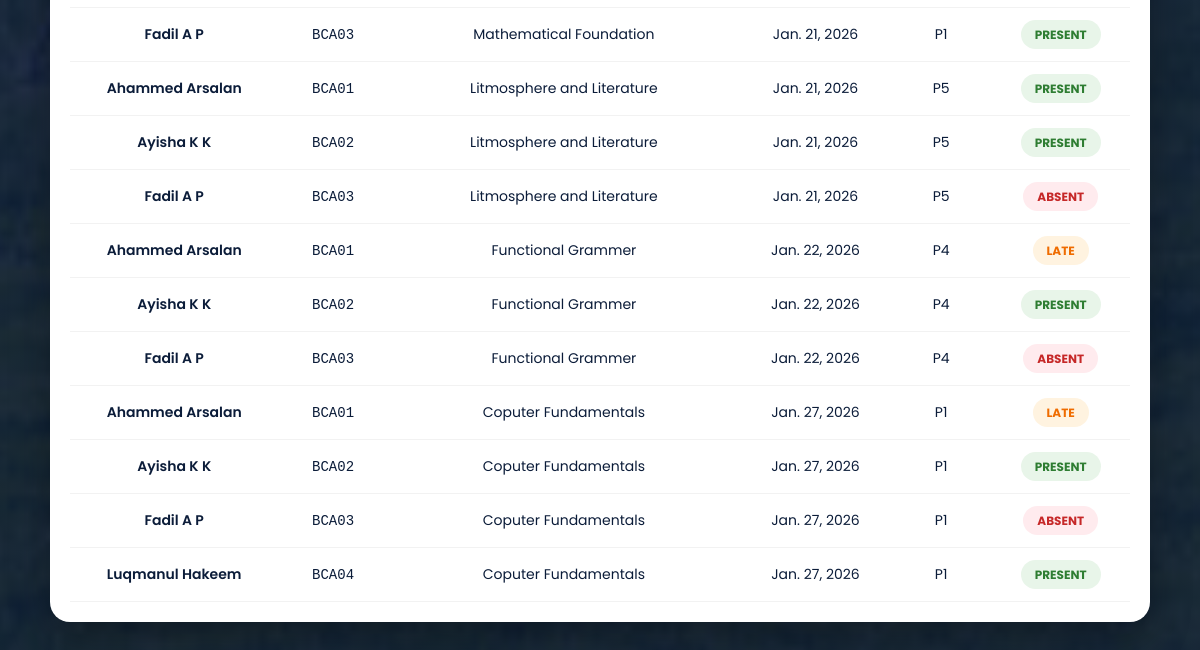
The app's page /adminpanel/attendance_history/ (signed in, lower part), older data.
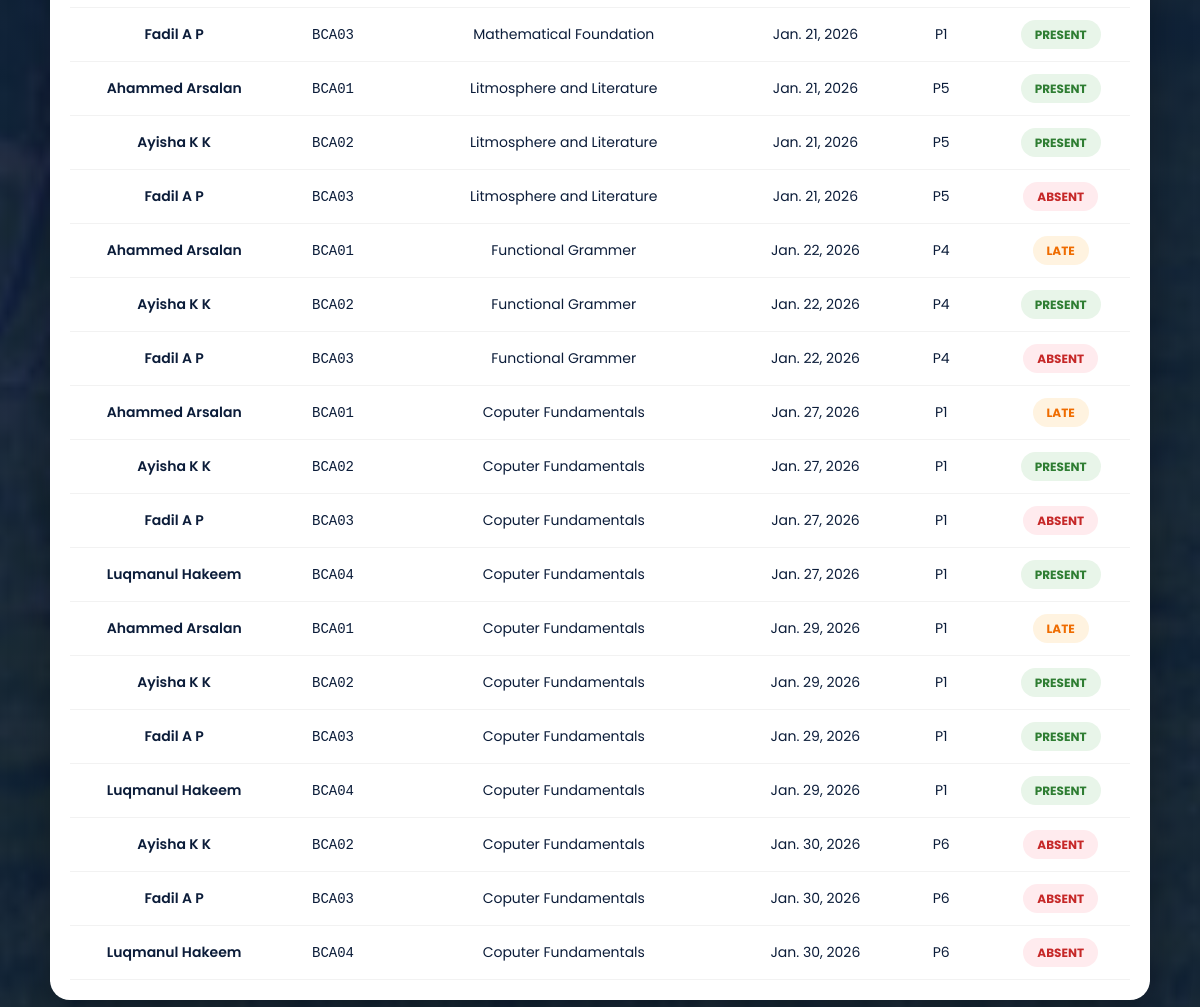
The same page, newer data.
### attendance/models.py (models this page shows)
class Attendance(models.Model):
    student = models.ForeignKey(Student, on_delete=models.CASCADE)
    subject = models.ForeignKey(Subject, on_delete=models.CASCADE)
    date = models.DateField(default=timezone.now)
    period = models.PositiveIntegerField()  # 1 to 7
    status = models.CharField(max_length=1, choices=ATTENDANCE_STATUS)
    class Meta:
        unique_together = ('student', 'subject', 'date', 'period')

### students/models.py (models this page shows, shortened)
class Student(models.Model):
    COURSE_CHOICES = (
        ('BCA', 'BCA'),
        ('BSC_CS', 'BSc Computer Science'),
        ('BSC_IT', 'BSc Information Technology'),
        ('BCOM', 'BCom'),
        ('BA', 'BA'),
    )
    user = models.OneToOneField(
        User,
        on_delete=models.CASCADE,
        related_name='student_profile',blank=True,null=True
    )
    course = models.CharField(max_length=20, choices=COURSE_CHOICES)
    SEMESTER_CHOICES = [
    (1, '1st Semester'),
    (2, '2nd Semester'),
    (3, '3rd Semester'),
    (4, '4th Semester'),
    (5, '5th Semester'),
    (6, '6th Semester'),
    ]
    semester = models.PositiveIntegerField(
        choices=SEMESTER_CHOICES,
        default=1
    )
    parent = models.OneToOneField(
        User,
        on_delete=models.CASCADE,
        related_name='parent_student',
        null=True,
        blank=True
    )
    first_name = models.CharField(max_length=50,blank=True)   # Student first name
    last_name = models.CharField(max_length=50,blank=True)    # Student last name
    father_name = models.CharField(max_length=100,blank=True)
    mother_name = models.CharField(max_length=100,blank=True)
    register_number = models.CharField(
        max_length=20,
        unique=True,blank=True
    )
    date_of_birth = models.DateField()
    profile_photo = models.ImageField(
        upload_to='student_profiles/',
        blank=True,
        null=True
    )
    parent_email = models.EmailField(blank=True, null=True)
    otp = models.CharField(max_length=6, blank=True, null=True)  # store OTP
    otp_created_at = models.DateTimeField(blank=True, null=True)  # store OTP timestamp

### teachers/models.py (models this page shows, shortened)
class Subject(models.Model):
    name = models.CharField(max_length=100)
    course = models.CharField(max_length=20, choices=Student.COURSE_CHOICES)
    semester = models.PositiveIntegerField(choices=Student.SEMESTER_CHOICES)

### adminpanel/views.py (the view)
# urls.py: path('attendance_history/',views.admin_attendance_history,name='attendance-history'),
@staff_member_required
def admin_attendance_history(request):
    course = request.GET.get('course')
    semester = request.GET.get('semester')
    period = request.GET.get('period')
    date = request.GET.get('date')
    attendance = Attendance.objects.all()
    if course:
        attendance = attendance.filter(student__course=course)
    if semester:
        attendance = attendance.filter(student__semester=semester)
    if period:
        attendance = attendance.filter(period=period)
    if date:
        attendance = attendance.filter(date=date)
    context = {
        'attendance': attendance,
        'course': course,
        'semester': semester,
        'period': period,
        'date': date,
    }
    return render(
        request,
        'adminpanel/attendance_history.html',
        context
    )

### notifications/context_processors.py (called while the page is built)
def notification_count(request):
    if request.user.is_authenticated:
        count = Notification.objects.filter(
            recipient=request.user,
            is_read=False
        ).count()
    else:
        count = 0
    return {
        'unread_notification_count': count
    }

### templates/adminpanel/attendance_history.html (shortened to what this page needs)
{% extends 'base.html' %}
{% load static %}
{% block content %}
<link rel="stylesheet" href="https://cdnjs.cloudflare.com/ajax/libs/font-awesome/6.0.0/css/all.min.css">
<div class="attendance-wrapper">
    {% if attendance %}
    <div class="table-card">
        <div style="overflow-x: auto;">
            <table class="attendance-table">
                <tbody>
                    {% for a in attendance %}
                    <tr>
                        <td data-label="Student" class="student-name">{{ a.student.first_name }} {{ a.student.last_name }}</td>
                        <td data-label="Roll No" class="reg-no">{{ a.student.register_number }}</td>
                        <td data-label="Subject">{{ a.subject.name }}</td>
                        <td data-label="Date">{{ a.date }}</td>
                        <td data-label="Period">P{{ a.period }}</td>
                        <td data-label="Status">
                            {% if a.status == 'P' %}
                                <span class="status-pill status-p">Present</span>
                            {% elif a.status == 'A' %}
                                <span class="status-pill status-a">Absent</span>
                            {% else %}
                                <span class="status-pill status-l">Late</span>
                            {% endif %}
                        </td>
                    </tr>
                    {% endfor %}
                </tbody>
            </table>
        </div>
    </div>
    {% else %}
    <div class="empty-state">
        <i class="fas fa-clipboard-list"></i>
        <h3>No Records Found</h3>
        <p>Please select your filter criteria above to display attendance data.</p>
    </div>
    {% endif %}
</div>
{% endblock %}

Row changes from the older to the newer data that the page shows:
added Attendance: student.first_name "Ahammed", student.last_name "Arsalan", student.register_number "BCA01", subject.name "Coputer Fundamentals", date "Jan. 29, 2026", period "1", status "LATE"
added Attendance: student.first_name "Ayisha", student.last_name "K K", student.register_number "BCA02", subject.name "Coputer Fundamentals", date "Jan. 29, 2026", period "1", status "PRESENT"
added Attendance: student.first_name "Fadil", student.last_name "A P", student.register_number "BCA03", subject.name "Coputer Fundamentals", date "Jan. 29, 2026", period "1", status "PRESENT"
added Attendance: student.first_name "Luqmanul", student.last_name "Hakeem", student.register_number "BCA04", subject.name "Coputer Fundamentals", date "Jan. 29, 2026", period "1", status "PRESENT"
added Attendance: student.first_name "Ayisha", student.last_name "K K", student.register_number "BCA02", subject.name "Coputer Fundamentals", date "Jan. 30, 2026", period "6", status "ABSENT"
added Attendance: student.first_name "Fadil", student.last_name "A P", student.register_number "BCA03", subject.name "Coputer Fundamentals", date "Jan. 30, 2026", period "6", status "ABSENT"
added Attendance: student.first_name "Luqmanul", student.last_name "Hakeem", student.register_number "BCA04", subject.name "Coputer Fundamentals", date "Jan. 30, 2026", period "6", status "ABSENT"
